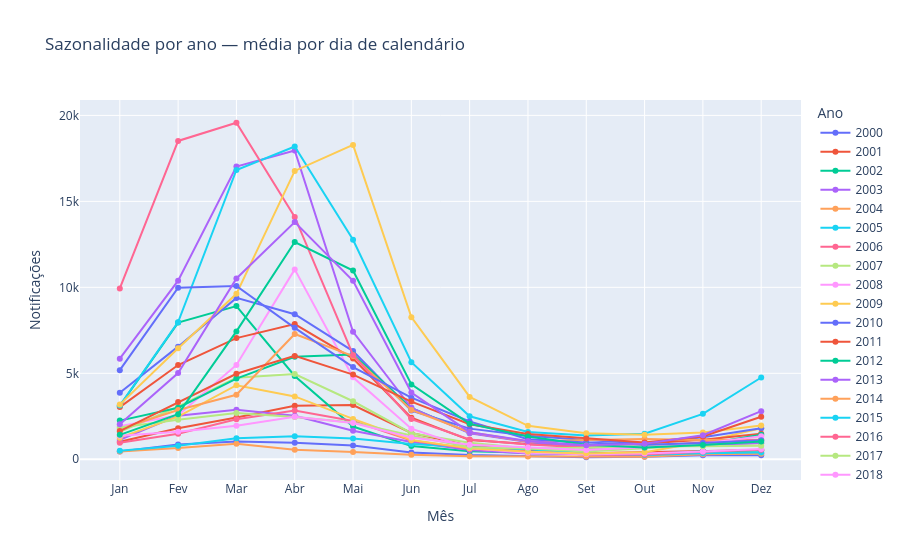

The notebook cell saved with this chart:
### Code cell
fig = px.line(
    df_sazonalidade,
    x="Mês",
    y="Notificações",
    color="Ano",
    markers=True,
    labels={
        "Mês": "Mês",
        "Notificações": "Notificações",
        "Ano": "Ano"
    },
    title="Sazonalidade por ano — média por dia de calendário"
)

fig.update_layout(
    xaxis=dict(
        tickmode="array",
        tickvals=list(range(1, 13)),
        ticktext=[
            "Jan", "Fev", "Mar", "Abr",
            "Mai", "Jun", "Jul", "Ago",
            "Set", "Out", "Nov", "Dez"
        ]
    )
)

fig.show()

### Figure 1 — Plotly figure (JSON) as saved in the notebook; plotly's stock layout.template omitted (floating-point values rounded to 4 significant figures)
{"data": [{"hovertemplate": "Ano=2000<br>Mês=%{x}<br>Notificações=%{y}<extra></extra>", "legendgroup": "2000", "line": {"color": "#636efa", "dash": "solid"}, "marker": {"symbol": "circle"}, "mode": "lines+markers", "name": "2000", "orientation": "v", "showlegend": true, "type": "scatter", "x": [1, 2, 3, 4, 5, 6, 7, 8, 9, 10, 11, 12], "xaxis": "x", "y": [458.3, 853.1, 1038.0, 963.2, 795.8, 397.8, 253.6, 194.3, 118.4, 140.9, 233.7, 239.7], "yaxis": "y"}, {"hovertemplate": "Ano=2001<br>Mês=%{x}<br>Notificações=%{y}<extra></extra>", "legendgroup": "2001", "line": {"color": "#EF553B", "dash": "solid"}, "marker": {"symbol": "circle"}, "mode": "lines+markers", "name": "2001", "orientation": "v", "showlegend": true, "type": "scatter", "x": [1, 2, 3, 4, 5, 6, 7, 8, 9, 10, 11, 12], "xaxis": "x", "y": [1015.0, 1804.0, 2431.0, 3115.0, 3158.0, 1533.0, 794.2, 516.5, 349.8, 397.9, 458.5, 537.8], "yaxis": "y"}, {"hovertemplate": "Ano=2002<br>Mês=%{x}<br>Notificações=%{y}<extra></extra>", "legendgroup": "2002", "line": {"color": "#00cc96", "dash": "solid"}, "marker": {"symbol": "circle"}, "mode": "lines+markers", "name": "2002", "orientation": "v", "showlegend": true, "type": "scatter", "x": [1, 2, 3, 4, 5, 6, 7, 8, 9, 10, 11, 12], "xaxis": "x", "y": [3105.0, 7949.0, 8913.0, 4846.0, 1902.0, 767.5, 472.9, 386.3, 293.1, 298.0, 462.6, 509.1], "yaxis": "y"}, {"hovertemplate": "Ano=2003<br>Mês=%{x}<br>Notificações=%{y}<extra></extra>", "legendgroup": "2003", "line": {"color": "#ab63fa", "dash": "solid"}, "marker": {"symbol": "circle"}, "mode": "lines+markers", "name": "2003", "orientation": "v", "showlegend": true, "type": "scatter", "x": [1, 2, 3, 4, 5, 6, 7, 8, 9, 10, 11, 12], "xaxis": "x", "y": [1137.0, 2538.0, 2887.0, 2537.0, 1662.0, 1000.0, 537.7, 338.5, 298.8, 232.8, 280.4, 357.5], "yaxis": "y"}, {"hovertemplate": "Ano=2004<br>Mês=%{x}<br>Notificações=%{y}<extra></extra>", "legendgroup": "2004", "line": {"color": "#FFA15A", "dash": "solid"}, "marker": {"symbol": "circle"}, "mode": "lines+markers", "name": "2004", "orientation": "v", "showlegend": true, "type": "scatter", "x": [1, 2, 3, 4, 5, 6, 7, 8, 9, 10, 11, 12], "xaxis": "x", "y": [447.1, 650.5, 899.4, 551.9, 423.3, 257.2, 178.2, 162.5, 147.1, 151.3, 300.0, 327.1], "yaxis": "y"}, {"hovertemplate": "Ano=2005<br>Mês=%{x}<br>Notificações=%{y}<extra></extra>", "legendgroup": "2005", "line": {"color": "#19d3f3", "dash": "solid"}, "marker": {"symbol": "circle"}, "mode": "lines+markers", "name": "2005", "orientation": "v", "showlegend": true, "type": "scatter", "x": [1, 2, 3, 4, 5, 6, 7, 8, 9, 10, 11, 12], "xaxis": "x", "y": [501.0, 792.8, 1224.0, 1344.0, 1207.0, 888.1, 701.7, 585.2, 358.3, 253.2, 352.6, 394.7], "yaxis": "y"}, {"hovertemplate": "Ano=2006<br>Mês=%{x}<br>Notificações=%{y}<extra></extra>", "legendgroup": "2006", "line": {"color": "#FF6692", "dash": "solid"}, "marker": {"symbol": "circle"}, "mode": "lines+markers", "name": "2006", "orientation": "v", "showlegend": true, "type": "scatter", "x": [1, 2, 3, 4, 5, 6, 7, 8, 9, 10, 11, 12], "xaxis": "x", "y": [961.5, 1481.0, 2333.0, 2839.0, 2223.0, 1087.0, 619.9, 461.1, 272.9, 273.3, 442.6, 554.7], "yaxis": "y"}, {"hovertemplate": "Ano=2007<br>Mês=%{x}<br>Notificações=%{y}<extra></extra>", "legendgroup": "2007", "line": {"color": "#B6E880", "dash": "solid"}, "marker": {"symbol": "circle"}, "mode": "lines+markers", "name": "2007", "orientation": "v", "showlegend": true, "type": "scatter", "x": [1, 2, 3, 4, 5, 6, 7, 8, 9, 10, 11, 12], "xaxis": "x", "y": [1598.0, 3056.0, 4743.0, 4958.0, 3375.0, 1517.0, 963.7, 629.3, 449.0, 620.2, 828.0, 933.6], "yaxis": "y"}, {"hovertemplate": "Ano=2008<br>Mês=%{x}<br>Notificações=%{y}<extra></extra>", "legendgroup": "2008", "line": {"color": "#FF97FF", "dash": "solid"}, "marker": {"symbol": "circle"}, "mode": "lines+markers", "name": "2008", "orientation": "v", "showlegend": true, "type": "scatter", "x": [1, 2, 3, 4, 5, 6, 7, 8, 9, 10, 11, 12], "xaxis": "x", "y": [1928.0, 2563.0, 5488.0, 11040.0, 4767.0, 1777.0, 644.5, 376.1, 289.6, 335.8, 451.5, 591.7], "yaxis": "y"}, {"hovertemplate": "Ano=2009<br>Mês=%{x}<br>Notificações=%{y}<extra></extra>", "legendgroup": "2009", "line": {"color": "#FECB52", "dash": "solid"}, "marker": {"symbol": "circle"}, "mode": "lines+markers", "name": "2009", "orientation": "v", "showlegend": true, "type": "scatter", "x": [1, 2, 3, 4, 5, 6, 7, 8, 9, 10, 11, 12], "xaxis": "x", "y": [1256.0, 2484.0, 4309.0, 3657.0, 2348.0, 1125.0, 635.0, 435.0, 340.2, 407.0, 1013.0, 1802.0], "yaxis": "y"}, {"hovertemplate": "Ano=2010<br>Mês=%{x}<br>Notificações=%{y}<extra></extra>", "legendgroup": "2010", "line": {"color": "#636efa", "dash": "solid"}, "marker": {"symbol": "circle"}, "mode": "lines+markers", "name": "2010", "orientation": "v", "showlegend": true, "type": "scatter", "x": [1, 2, 3, 4, 5, 6, 7, 8, 9, 10, 11, 12], "xaxis": "x", "y": [3865.0, 6551.0, 9385.0, 8436.0, 6296.0, 2837.0, 1782.0, 1365.0, 1117.0, 914.7, 1275.0, 1804.0], "yaxis": "y"}, {"hovertemplate": "Ano=2011<br>Mês=%{x}<br>Notificações=%{y}<extra></extra>", "legendgroup": "2011", "line": {"color": "#EF553B", "dash": "solid"}, "marker": {"symbol": "circle"}, "mode": "lines+markers", "name": "2011", "orientation": "v", "showlegend": true, "type": "scatter", "x": [1, 2, 3, 4, 5, 6, 7, 8, 9, 10, 11, 12], "xaxis": "x", "y": [3036.0, 5482.0, 7047.0, 7864.0, 5860.0, 2413.0, 1115.0, 887.6, 783.2, 912.7, 1142.0, 1479.0], "yaxis": "y"}, {"hovertemplate": "Ano=2012<br>Mês=%{x}<br>Notificações=%{y}<extra></extra>", "legendgroup": "2012", "line": {"color": "#00cc96", "dash": "solid"}, "marker": {"symbol": "circle"}, "mode": "lines+markers", "name": "2012", "orientation": "v", "showlegend": true, "type": "scatter", "x": [1, 2, 3, 4, 5, 6, 7, 8, 9, 10, 11, 12], "xaxis": "x", "y": [2249.0, 3001.0, 4692.0, 5957.0, 6087.0, 2988.0, 1535.0, 1027.0, 692.2, 713.8, 880.5, 1431.0], "yaxis": "y"}, {"hovertemplate": "Ano=2013<br>Mês=%{x}<br>Notificações=%{y}<extra></extra>", "legendgroup": "2013", "line": {"color": "#ab63fa", "dash": "solid"}, "marker": {"symbol": "circle"}, "mode": "lines+markers", "name": "2013", "orientation": "v", "showlegend": true, "type": "scatter", "x": [1, 2, 3, 4, 5, 6, 7, 8, 9, 10, 11, 12], "xaxis": "x", "y": [5852.0, 10390.0, 17020.0, 17960.0, 7417.0, 2994.0, 1514.0, 1005.0, 745.5, 694.2, 827.9, 948.0], "yaxis": "y"}, {"hovertemplate": "Ano=2014<br>Mês=%{x}<br>Notificações=%{y}<extra></extra>", "legendgroup": "2014", "line": {"color": "#FFA15A", "dash": "solid"}, "marker": {"symbol": "circle"}, "mode": "lines+markers", "name": "2014", "orientation": "v", "showlegend": true, "type": "scatter", "x": [1, 2, 3, 4, 5, 6, 7, 8, 9, 10, 11, 12], "xaxis": "x", "y": [1758.0, 2866.0, 3754.0, 7285.0, 6001.0, 2870.0, 1572.0, 1038.0, 1128.0, 1185.0, 1123.0, 1133.0], "yaxis": "y"}, {"hovertemplate": "Ano=2015<br>Mês=%{x}<br>Notificações=%{y}<extra></extra>", "legendgroup": "2015", "line": {"color": "#19d3f3", "dash": "solid"}, "marker": {"symbol": "circle"}, "mode": "lines+markers", "name": "2015", "orientation": "v", "showlegend": true, "type": "scatter", "x": [1, 2, 3, 4, 5, 6, 7, 8, 9, 10, 11, 12], "xaxis": "x", "y": [3131.0, 7977.0, 16830.0, 18190.0, 12770.0, 5648.0, 2499.0, 1587.0, 1384.0, 1485.0, 2642.0, 4757.0], "yaxis": "y"}, {"hovertemplate": "Ano=2016<br>Mês=%{x}<br>Notificações=%{y}<extra></extra>", "legendgroup": "2016", "line": {"color": "#FF6692", "dash": "solid"}, "marker": {"symbol": "circle"}, "mode": "lines+markers", "name": "2016", "orientation": "v", "showlegend": true, "type": "scatter", "x": [1, 2, 3, 4, 5, 6, 7, 8, 9, 10, 11, 12], "xaxis": "x", "y": [9934.0, 18520.0, 19570.0, 14090.0, 6072.0, 2336.0, 1155.0, 853.1, 680.6, 745.5, 987.1, 1122.0], "yaxis": "y"}, {"hovertemplate": "Ano=2017<br>Mês=%{x}<br>Notificações=%{y}<extra></extra>", "legendgroup": "2017", "line": {"color": "#B6E880", "dash": "solid"}, "marker": {"symbol": "circle"}, "mode": "lines+markers", "name": "2017", "orientation": "v", "showlegend": true, "type": "scatter", "x": [1, 2, 3, 4, 5, 6, 7, 8, 9, 10, 11, 12], "xaxis": "x", "y": [1847.0, 2297.0, 2686.0, 2457.0, 2138.0, 1380.0, 703.3, 621.1, 670.4, 773.5, 762.7, 791.8], "yaxis": "y"}, {"hovertemplate": "Ano=2018<br>Mês=%{x}<br>Notificações=%{y}<extra></extra>", "legendgroup": "2018", "line": {"color": "#FF97FF", "dash": "solid"}, "marker": {"symbol": "circle"}, "mode": "lines+markers", "name": "2018", "orientation": "v", "showlegend": true, "type": "scatter", "x": [1, 2, 3, 4, 5, 6, 7, 8, 9, 10, 11, 12], "xaxis": "x", "y": [1374.0, 1604.0, 1952.0, 2480.0, 2112.0, 1264.0, 844.4, 690.3, 546.8, 698.5, 917.1, 1335.0], "yaxis": "y"}, {"hovertemplate": "Ano=2019<br>Mês=%{x}<br>Notificações=%{y}<extra></extra>", "legendgroup": "2019", "line": {"color": "#FECB52", "dash": "solid"}, "marker": {"symbol": "circle"}, "mode": "lines+markers", "name": "2019", "orientation": "v", "showlegend": true, "type": "scatter", "x": [1, 2, 3, 4, 5, 6, 7, 8, 9, 10, 11, 12], "xaxis": "x", "y": [3180.0, 6455.0, 9622.0, 16770.0, 18280.0, 8268.0, 3626.0, 1946.0, 1515.0, 1430.0, 1557.0, 1965.0], "yaxis": "y"}, {"hovertemplate": "Ano=2020<br>Mês=%{x}<br>Notificações=%{y}<extra></extra>", "legendgroup": "2020", "line": {"color": "#636efa", "dash": "solid"}, "marker": {"symbol": "circle"}, "mode": "lines+markers", "name": "2020", "orientation": "v", "showlegend": true, "type": "scatter", "x": [1, 2, 3, 4, 5, 6, 7, 8, 9, 10, 11, 12], "xaxis": "x", "y": [5181.0, 9981.0, 10080.0, 7645.0, 5364.0, 3582.0, 2200.0, 1165.0, 982.0, 841.9, 941.6, 1110.0], "yaxis": "y"}, {"hovertemplate": "Ano=2021<br>Mês=%{x}<br>Notificações=%{y}<extra></extra>", "legendgroup": "2021", "line": {"color": "#EF553B", "dash": "solid"}, "marker": {"symbol": "circle"}, "mode": "lines+markers", "name": "2021", "orientation": "v", "showlegend": true, "type": "scatter", "x": [1, 2, 3, 4, 5, 6, 7, 8, 9, 10, 11, 12], "xaxis": "x", "y": [1639.0, 3329.0, 4976.0, 6012.0, 4926.0, 3357.0, 2039.0, 1476.0, 1215.0, 983.3, 1322.0, 2472.0], "yaxis": "y"}, {"hovertemplate": "Ano=2022<br>Mês=%{x}<br>Notificações=%{y}<extra></extra>", "legendgroup": "2022", "line": {"color": "#00cc96", "dash": "solid"}, "marker": {"symbol": "circle"}, "mode": "lines+markers", "name": "2022", "orientation": "v", "showlegend": true, "type": "scatter", "x": [1, 2, 3, 4, 5, 6, 7, 8, 9, 10, 11, 12], "xaxis": "x", "y": [1421.0, 2626.0, 7439.0, 12640.0, 10970.0, 4353.0, 2060.0, 1321.0, 840.6, 686.0, 826.3, 1039.0], "yaxis": "y"}, {"hovertemplate": "Ano=2023<br>Mês=%{x}<br>Notificações=%{y}<extra></extra>", "legendgroup": "2023", "line": {"color": "#ab63fa", "dash": "solid"}, "marker": {"symbol": "circle"}, "mode": "lines+markers", "name": "2023", "orientation": "v", "showlegend": true, "type": "scatter", "x": [1, 2, 3, 4, 5, 6, 7, 8, 9, 10, 11, 12], "xaxis": "x", "y": [2040.0, 5015.0, 10520.0, 13800.0, 10380.0, 3885.0, 1576.0, 1065.0, 813.0, 907.7, 1402.0, 2801.0], "yaxis": "y"}], "layout": {"legend": {"title": {"text": "Ano"}, "tracegroupgap": 0}, "title": {"text": "Sazonalidade por ano — média por dia de calendário"}, "xaxis": {"anchor": "y", "domain": [0.0, 1.0], "tickmode": "array", "ticktext": ["Jan", "Fev", "Mar", "Abr", "Mai", "Jun", "Jul", "Ago", "Set", "Out", "Nov", "Dez"], "tickvals": [1, 2, 3, 4, 5, 6, 7, 8, 9, 10, 11, 12], "title": {"text": "Mês"}}, "yaxis": {"anchor": "x", "domain": [0.0, 1.0], "title": {"text": "Notificações"}}}}
